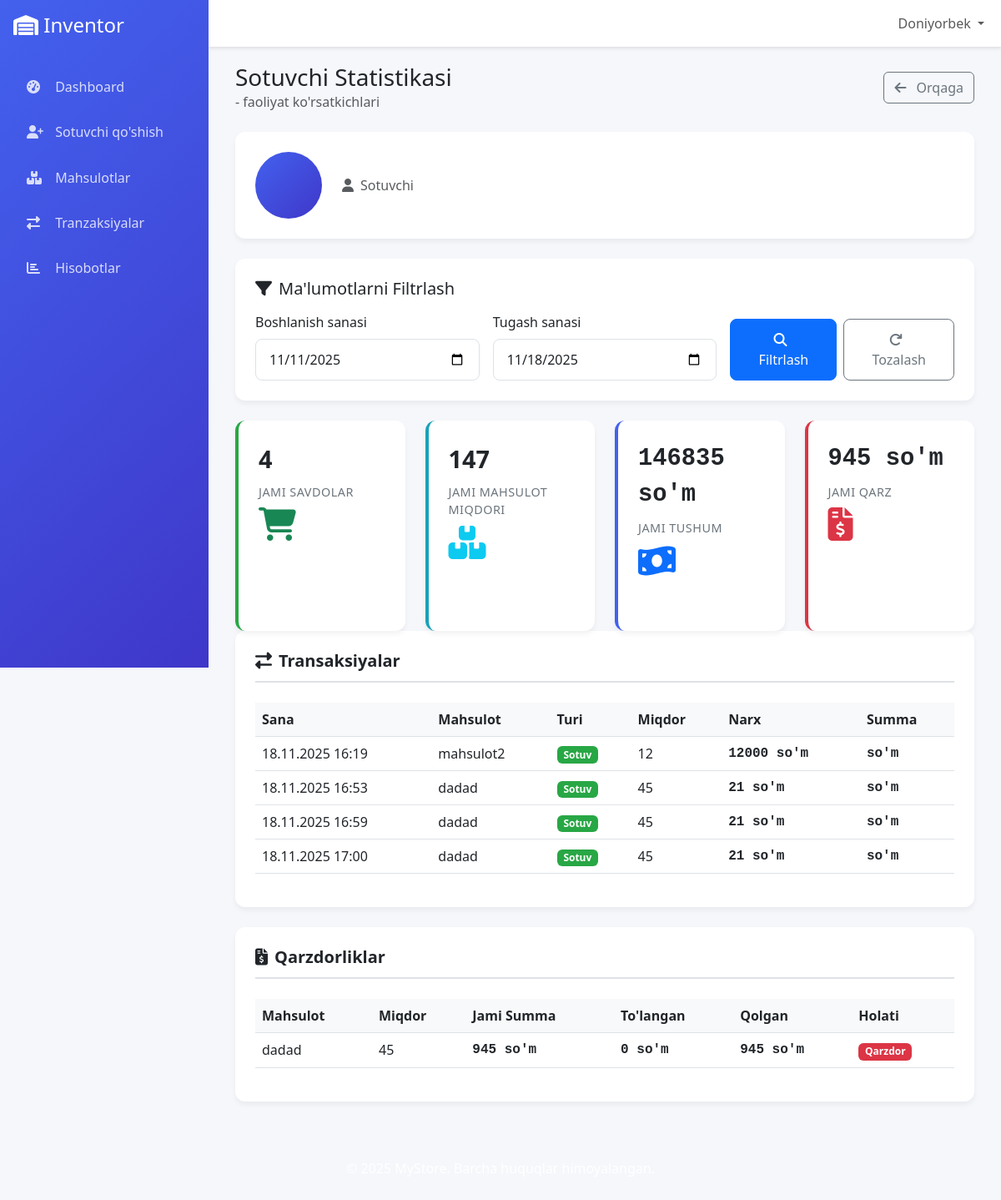
Screenshot of /warehouse-manager/seller/3/stats/ (signed in) with the database file from the repository.
### inventor/models.py (models this page shows, shortened)
class Transaction(models.Model):
    TRANSACTION_TYPES = (
        ('IN', 'Kirim'),
        ('OUT_SALE', 'Sotuv'),
        ('OUT_DAMAGED', 'Buzilgan'),
        ('OUT_EXPIRED', 'Yaroqsiz'),
    )
    PAYMENT_TYPES = (
        ('CASH', 'Naqd'),
        ('DEBT', 'Qarz'),
        ('CARD', 'Karta'),
    )
    product = models.ForeignKey(Product, on_delete=models.CASCADE)
    warehouse = models.ForeignKey(Warehouse, on_delete=models.CASCADE)
    transaction_type = models.CharField(max_length=20, choices=TRANSACTION_TYPES)
    quantity = models.IntegerField()
    date = models.DateTimeField(auto_now_add=True)
    user = models.ForeignKey(User, on_delete=models.SET_NULL, null=True)
    description = models.TextField(blank=True)
    payment_type = models.CharField(max_length=10, choices=PAYMENT_TYPES, default='CASH')
    customer_name = models.CharField(max_length=100, blank=True)

### products/models.py (models this page shows, shortened)
class Product(models.Model):
    UNIT_CHOICES = (
        ('kg', 'kg'),
        ('box', 'Karopka'),
        ('l', 'Litr'),
        ('m', 'Metr'),
        ('ton', 'Tonna'),
        ('piece', 'Dona'),
        ('pack', 'Pochka'),
    )
    name = models.CharField(max_length=100)
    category = models.ForeignKey(Category, on_delete=models.CASCADE, related_name="products")
    description = models.TextField(blank=True)
    price = models.DecimalField(max_digits=10, decimal_places=2)
    image = models.ImageField(upload_to='products/', null=True, blank=True)
    min_stock = models.IntegerField(default=0)
    stock_quantity = models.IntegerField(default=0)
    unit = models.CharField(max_length=10, choices=UNIT_CHOICES, default='piece')
    created_at = models.DateTimeField(auto_now_add=True)
    updated_at = models.DateTimeField(auto_now=True)
    supplier = models.ForeignKey('inventor.Supplier', on_delete=models.SET_NULL, null=True, blank=True)
    warehouse = models.ForeignKey('inventor.Warehouse', on_delete=models.CASCADE, null=True, blank=True)
    class Meta:
        ordering = ['name']

### users/models.py (models this page shows, shortened)
class Debt(models.Model):
    seller = models.ForeignKey(User, on_delete=models.CASCADE, related_name='debts')
    product = models.ForeignKey('products.Product', on_delete=models.CASCADE)
    quantity = models.PositiveIntegerField()
    total_amount = models.DecimalField(max_digits=10, decimal_places=2)
    paid_amount = models.DecimalField(max_digits=10, decimal_places=2, default=0)
    debt_date = models.DateTimeField(auto_now_add=True)
    status = models.CharField(max_length=20, choices=(
        ('PENDING', 'Qarzdor'),
        ('PARTIAL', 'Qisman to\'langan'),
        ('PAID', 'To\'langan'),
    ), default='PENDING')
    def remaining_debt(self):
        return self.total_amount - self.paid_amount

### users/views.py (the view)
    def wrapper(request, *args, **kwargs):
        if not request.user.is_authenticated:
            return redirect('login')
        try:
            if request.user.userrole.role in ['ADMIN', 'WAREHOUSE_MANAGER']:
                return view_func(request, *args, **kwargs)
        except UserRole.DoesNotExist:
            pass
        messages.error(request, "Sizga bu sahifaga kirish uchun ruxsat yo'q!")
        return redirect('dashboard')

### templates/users/seller_statistics.html (shortened to what this page needs)
{% extends 'base.html' %}
{% load static %}
{% block content %}
<div class="container-fluid">
    <div class="d-flex justify-content-between align-items-center mb-4">
        <div>
            <h1 class="h3 mb-0">Sotuvchi Statistikasi</h1>
            <p class="text-muted mb-0">{{ seller.first_name }} - faoliyat ko'rsatkichlari</p>
        </div>
        <a href="{% url 'users:warehouse_manager_dashboard' %}" class="btn btn-outline-secondary">
            <i class="fas fa-arrow-left me-2"></i> Orqaga
        </a>
    </div>
    <div class="seller-info-card">
        <div class="d-flex align-items-center">
            <div class="seller-avatar">
            </div>
            <div>
                <p class="text-muted mb-1">
                    <i class="fas fa-user me-2"></i>{{ seller.username }}
                </p>
            </div>
        </div>
    </div>
    <div class="filter-card">
        <h5 class="mb-3"><i class="fas fa-filter me-2"></i>Ma'lumotlarni Filtrlash</h5>
        <form method="GET" class="date-filter-form">
            <div class="row g-3">
                <div class="col-md-4">
                    <label for="start_date" class="form-label">Boshlanish sanasi</label>
                    <input type="date" class="form-control" id="start_date" name="start_date"
                           value="{{ start_date }}">
                </div>
                <div class="col-md-4">
                    <label for="end_date" class="form-label">Tugash sanasi</label>
                    <input type="date" class="form-control" id="end_date" name="end_date"
                           value="{{ end_date }}">
                </div>
                <div class="col-md-4 d-flex align-items-end">
                    <button type="submit" class="btn btn-primary me-2">
                        <i class="fas fa-search me-2"></i> Filtrlash
                    </button>
                    <a href="{% url 'users:seller_statistics' seller.id %}" class="btn btn-outline-secondary">
                        <i class="fas fa-redo me-2"></i> Tozalash
                    </a>
                </div>
            </div>
        </form>
    </div>
    <div class="row">
        <div class="col-md-3">
            <div class="stat-card success">
                <div class="stat-value">{{ total_sales }}</div>
                <div class="stat-label">Jami Savdolar</div>
                <div class="mt-2">
                    <i class="fas fa-shopping-cart text-success"></i>
                </div>
            </div>
        </div>
        <div class="col-md-3">
            <div class="stat-card info">
                <div class="stat-value">{{ total_quantity }}</div>
                <div class="stat-label">Jami Mahsulot Miqdori</div>
                <div class="mt-2">
                    <i class="fas fa-boxes text-info"></i>
                </div>
            </div>
        </div>
        <div class="col-md-3">
            <div class="stat-card">
                <div class="stat-value currency">{{ total_revenue|floatformat:0 }} so'm</div>
                <div class="stat-label">Jami Tushum</div>
                <div class="mt-2">
                    <i class="fas fa-money-bill-wave text-primary"></i>
                </div>
            </div>
        </div>
        <div class="col-md-3">
            <div class="stat-card {% if total_debt > 0 %}danger{% else %}success{% endif %}">
                <div class="stat-value currency">{{ total_debt|floatformat:0 }} so'm</div>
                <div class="stat-label">Jami Qarz</div>
                <div class="mt-2">
                    <i class="fas fa-file-invoice-dollar {% if total_debt > 0 %}text-danger{% else %}text-success{% endif %}"></i>
                </div>
            </div>
        </div>
    </div>
    <div class="table-container">
        <h5 class="section-title">
            <i class="fas fa-exchange-alt me-2"></i>Transaksiyalar
        </h5>
        {% if transactions %}
        <div class="table-responsive">
            <table class="table table-hover">
                <thead>
                    <tr>
                        <th>Sana</th>
                        <th>Mahsulot</th>
                        <th>Turi</th>
                        <th>Miqdor</th>
                        <th>Narx</th>
                        <th>Summa</th>
                    </tr>
                </thead>
                <tbody>
                    {% for transaction in transactions %}
                    <tr>
                        <td>{{ transaction.date|date:"d.m.Y H:i" }}</td>
                        <td>{{ transaction.product.name }}</td>
                        <td>
                            {% if transaction.transaction_type == 'OUT_SALE' %}
                                <span class="badge badge-success">Sotuv</span>
                            {% else %}
                                <span class="badge badge-info">{{ transaction.get_transaction_type_display }}</span>
                            {% endif %}
                        </td>
                        <td>{{ transaction.quantity }}</td>
                        <td class="currency">{{ transaction.product.price|floatformat:0 }} so'm</td>
                        <td class="currency">{{ transaction.total_amount|floatformat:0 }} so'm</td>
                    </tr>
                    {% endfor %}
                </tbody>
            </table>
        </div>
        {% endif %}
    </div>
    <div class="table-container">
        <h5 class="section-title">
            <i class="fas fa-file-invoice-dollar me-2"></i>Qarzdorliklar
        </h5>
        {% if debts %}
        <div class="table-responsive">
            <table class="table table-hover">
                <thead>
                    <tr>
                        <th>Mahsulot</th>
                        <th>Miqdor</th>
                        <th>Jami Summa</th>
                        <th>To'langan</th>
                        <th>Qolgan</th>
                        <th>Holati</th>
                    </tr>
                </thead>
                <tbody>
                    {% for debt in debts %}
                    <tr>
                        <td>{{ debt.product.name }}</td>
                        <td>{{ debt.quantity }}</td>
                        <td class="currency">{{ debt.total_amount|floatformat:0 }} so'm</td>
                        <td class="currency">{{ debt.paid_amount|floatformat:0 }} so'm</td>
                        <td class="currency">{{ debt.remaining_debt|floatformat:0 }} so'm</td>
                        <td>
                            {% if debt.status == 'PAID' %}
                                <span class="badge badge-success">To'langan</span>
                            {% elif debt.status == 'PARTIAL' %}
                                <span class="badge badge-warning">Qisman to'langan</span>
                            {% else %}
                                <span class="badge badge-danger">Qarzdor</span>
                            {% endif %}
                        </td>
                    </tr>
                    {% endfor %}
                </tbody>
            </table>
        </div>
        {% endif %}
    </div>
</div>
{% endblock %}

### templates/includes/header.html (shortened to what this page needs)
<div class="sidebar">
    <div class="p-3">
        <h4 class="text-white mb-0">
            <i class="fas fa-warehouse"></i>
            <span class="sidebar-brand-text">Inventor</span>
        </h4>
    </div>
    <nav class="nav flex-column p-3">
        {% if user.is_authenticated %}
            {% if user.userrole.role == 'ADMIN' %}
                <a class="nav-link {% if request.resolver_match.url_name == 'admin_dashboard' %}active{% endif %}" href="{% url 'users:admin_dashboard' %}">
                    <i class="fas fa-tachometer-alt"></i>
                    <span>Boshqaruv paneli</span>
                </a>
                <a class="nav-link" href="{% url 'users:create_warehouse_manager' %}">
                    <i class="fas fa-user-plus"></i>
                    <span>Ombor qo'shish</span>
                </a>
                <a class="nav-link" href="{% url 'users:payment_management' %}">
                    <i class="fas fa-money-bill-wave"></i>
                    <span>To'lovlar</span>
                </a>
            {% elif user.userrole.role == 'WAREHOUSE_MANAGER' %}
                <a class="nav-link {% if request.resolver_match.url_name == 'warehouse_manager_dashboard' %}active{% endif %}" href="{% url 'users:warehouse_manager_dashboard' %}">
                    <i class="fas fa-tachometer-alt"></i>
                    <span>Dashboard</span>
                </a>
                <a class="nav-link" href="{% url 'users:create_seller' %}">
                    <i class="fas fa-user-plus"></i>
                    <span>Sotuvchi qo'shish</span>
                </a>
            {% elif user.userrole.role == 'SELLER' %}
                <a class="nav-link {% if request.resolver_match.url_name == 'seller_dashboard' %}active{% endif %}" href="{% url 'users:seller_dashboard' %}">
                    <i class="fas fa-tachometer-alt"></i>
                    <span>Dashboard</span>
                </a>
            {% endif %}
            <a class="nav-link" href="{% url 'products:product_list' %}">
                <i class="fas fa-boxes"></i>
                <span>Mahsulotlar</span>
            </a>
            <a class="nav-link" href="{% url 'inventor:transaction_history' %}">
                <i class="fas fa-exchange-alt"></i>
                <span>Tranzaksiyalar</span>
            </a>
            {% if user.userrole.role == 'WAREHOUSE_MANAGER' %}
            <a class="nav-link" href="{% url 'inventor:report_list' %}">
                <i class="fas fa-chart-bar"></i>
                <span>Hisobotlar</span>
            </a>
            {% endif %}
        {% endif %}
    </nav>
</div>
<nav class="navbar navbar-expand-lg navbar-custom">
    <div class="container-fluid">
        <div class="collapse navbar-collapse" id="navbarContent">
            <ul class="navbar-nav ms-auto mb-2 mb-lg-0">
                {% if user.is_authenticated %}
                    <li class="nav-item dropdown">
                        <a class="nav-link dropdown-toggle" href="#" id="navbarDropdown" role="button" data-bs-toggle="dropdown">
                            {{ user.username }}
                        </a>
                    </li>
                {% else %}
                    <li class="nav-item">
                        <a class="nav-link" href="{% url 'users:login' %}">Kirish</a>
                    </li>
                {% endif %}
            </ul>
        </div>
    </div>
</nav>

### rows the page displays
Transaction: transaction_type "Sotuv"
Transaction: transaction_type "Sotuv"
Transaction: transaction_type "Sotuv"
Transaction: transaction_type "Sotuv"
Debt: product.name "dadad", quantity "45", total_amount "945", paid_amount "0", remaining_debt "945", status "Qarzdor"

### other values shown
{{ user.username }} "Doniyorbek"
{{ seller.username }} "Sotuvchi"
{{ total_sales }} "4"
{{ total_quantity }} "147"
{{ total_revenue|floatformat:0 }} "146835"
{{ total_debt|floatformat:0 }} "945"
